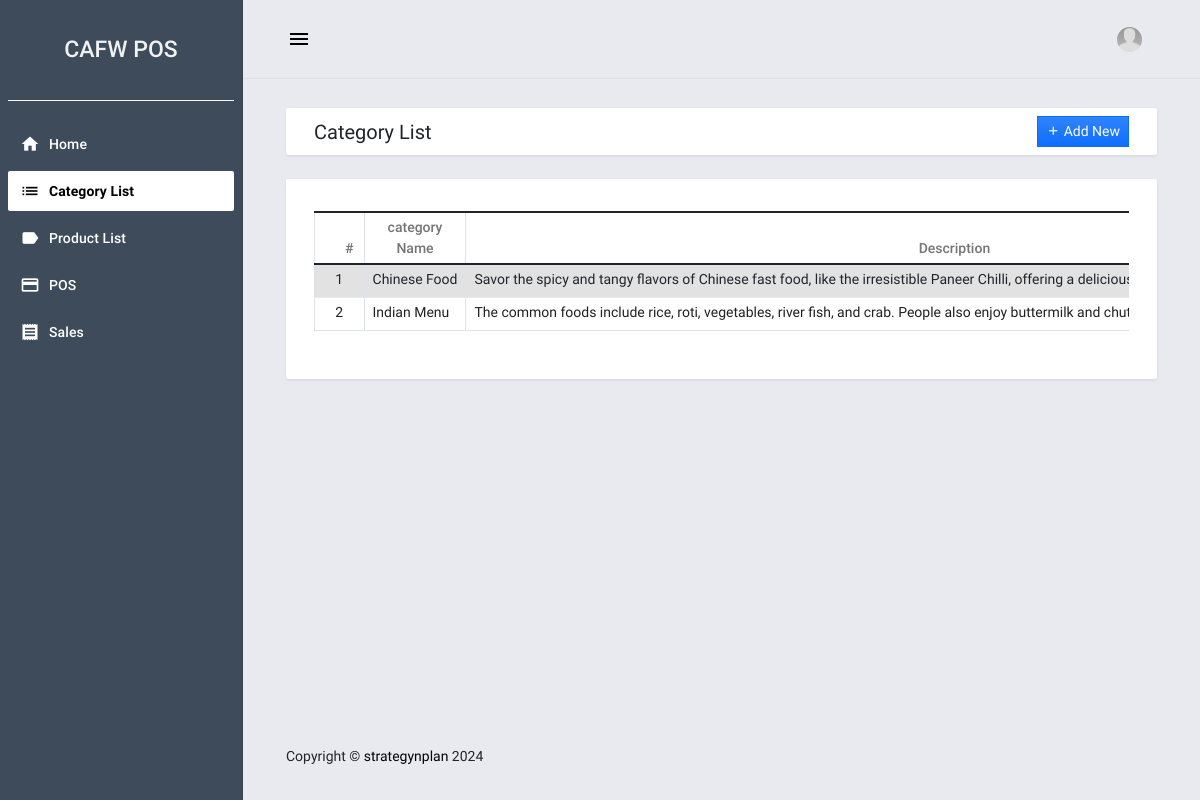
Screenshot of /category (signed in) with the database file from the repository.
### posApp/models.py (models this page shows, shortened)
class Category(models.Model):
    name = models.TextField()
    description = models.TextField()
    status = models.IntegerField(default=1)
    date_added = models.DateTimeField(default=timezone.now)
    date_updated = models.DateTimeField(auto_now=True)

### posApp/views.py (the view)
# urls.py: path('category', views.category, name="category-page"),
@login_required
def category(request):
    category_list = Category.objects.all()
    context = {
        'page_title':'Category List',
        'category':category_list,
    }
    return render(request, 'posApp/category.html',context)

### posApp/templates/posApp/category.html (shortened to what this page needs)
{% extends "posApp/base.html" %} {% block pageContent %}
<div class="mdc-layout-grid__cell stretch-card mdc-layout-grid__cell--span-12">
    <div class="mdc-card py-2">
        <div class="d-flex justify-content-between align-items-center">
            <h4 class="card-title mb-0">Category List</h4>
            <div class="text-start">
                <button class="btn btn-primary bg-gradient btn-sm rounded-0" id="create_new"><i class="mdi mdi-plus"></i><span> Add New</span></button>
            </div>
        </div>
    </div>
</div>
<div class="mdc-layout-grid__cell stretch-card mdc-layout-grid__cell--span-12">
    <div class="mdc-card">
        <div class="table-responsive">
            <table class="table table-striped table-bordered">
                <colgroup>
                    <col width="5%">
                    <col width="30%">
                    <col width="30%">
                    <col width="15%">
                    <col width="20%">
                </colgroup>
                <thead>
                    <tr>
                        <th class="text-center py-1">#</th>
                        <th class="text-center py-1">category Name</th>
                        <th class="text-center py-1">Description</th>
                    </tr>
                </thead>
                <tbody>
                    {% for cat in category %}
                    <tr>
                        <td class="px-2 py-1 text-center">{{ forloop.counter }}</td>
                        <td class="px-2 py-1 text-start">{{ cat.name }}</td>
                        <td class="px-2 py-1 text-start">{{ cat.description }}</td>
                    </tr>
                    {% endfor %}
                </tbody>
            </table>
        </div>
    </div>
</div>
{% endblock pageContent %}

### posApp/templates/posApp/base.html (shortened to what this page needs)
{% load static %}
<!DOCTYPE html>
<html lang="en">
<head>
    <link rel="stylesheet" href="{% static 'posApp/assets/bootstrap/css/bootstrap.min.css' %}">
    <link rel="stylesheet" href="{% static 'posApp/assets/material-admin/vendors/mdi/css/materialdesignicons.min.css' %}">
    <link rel="stylesheet" href="{% static 'posApp/assets/material-admin/vendors/css/vendor.bundle.base.css' %}">
    <link rel="stylesheet" href="{% static 'posApp/assets/material-admin/vendors/flag-icon-css/css/flag-icon.min.css' %}">
    <link rel="stylesheet" href="{% static 'posApp/assets/material-admin/vendors/jvectormap/jquery-jvectormap.css' %}">
    <link rel="stylesheet" href="{% static 'posApp/assets/material-admin/css/demo/style.css' %}">
    <link rel="stylesheet" href="{% static 'posApp/assets/select2/dist/css/select2.min.css' %}">
    <link rel="stylesheet" href="{% static 'posApp/assets/default/css/style.css' %}">
</head>
<body>
    <div class="body-wrapper">
        {% block navigation %} {% include "posApp/navigation.html" %} {% endblock navigation %}
        <div class="main-wrapper mdc-drawer-app-content">
            {% block TopNavigation %} {% include "posApp/TopNavigation.html" %} {% endblock TopNavigation %}
            <div class="page-wrapper mdc-toolbar-fixed-adjust">
                <main class="content-wrapper">
                    <div class="mdc-layout-grid">
                        <div class="mdc-layout-grid__inner">
                            {% block pageContent %} {% endblock pageContent %}
                        </div>
                    </div>
                </main>
                <footer>
                    <div class="mdc-layout-grid">
                        <div class="mdc-layout-grid__inner">
                            <div class="mdc-layout-grid__cell stretch-card mdc-layout-grid__cell--span-6-desktop">
                                <span class="text-center text-sm-left d-block d-sm-inline-block tx-14">Copyright © <a href="https://www.strategynplan.com" target="_blank">strategynplan</a> {% now 'Y' %}</span>
                            </div>
                            <div class="mdc-layout-grid__cell stretch-card mdc-layout-grid__cell--span-6-desktop d-flex justify-content-end">
                            </div>
                        </div>
                    </div>
                </footer>
            </div>
        </div>
    </div>
</body>
</html>

### posApp/templates/posApp/navigation.html
{% load static %}
<aside class="mdc-drawer mdc-drawer--dismissible mdc-drawer--open bg-dark bg-gradient">
    <div class="mdc-drawer__header border-bottom border-light">
        <a href="{% url 'home-page' %}" class="brand-logo">
            <h3 class="text-center text-light">CAFW POS</h3>
        </a>
    </div>
    <div class="mdc-drawer__content">
        <div class="mdc-list-group">
            <nav class="mdc-list mdc-drawer-menu">
                <div class="mdc-list-item mdc-drawer-item">
                    <a class="mdc-drawer-link" href="{% url 'home-page' %}">
                        <i class="material-icons mdc-list-item__start-detail mdc-drawer-item-icon" aria-hidden="true">home</i> Home
                    </a>
                </div>
                <div class="mdc-list-item mdc-drawer-item">
                    <a class="mdc-drawer-link" href="{% url 'category-page' %}">
                        <i class="material-icons mdc-list-item__start-detail mdc-drawer-item-icon" aria-hidden="true">list</i> Category List
                    </a>
                </div>
                <div class="mdc-list-item mdc-drawer-item">
                    <a class="mdc-drawer-link" href="{% url 'product-page' %}">
                        <i class="material-icons mdc-list-item__start-detail mdc-drawer-item-icon" aria-hidden="true">label</i> Product List
                    </a>
                </div>
                <div class="mdc-list-item mdc-drawer-item">
                    <a class="mdc-drawer-link" href="{% url 'pos-page' %}">
                        <i class="material-icons mdc-list-item__start-detail mdc-drawer-item-icon" aria-hidden="true">payment</i> POS
                    </a>
                </div>
                <div class="mdc-list-item mdc-drawer-item">
                    <a class="mdc-drawer-link" href="{% url 'sales-page' %}">
                        <i class="material-icons mdc-list-item__start-detail mdc-drawer-item-icon" aria-hidden="true">receipt</i> Sales
                    </a>
                </div>
            </nav>
        </div>
    </div>
</aside>

### posApp/templates/posApp/topNavigation.html (shortened to what this page needs)
{% load static %}
<header class="mdc-top-app-bar border-bottom shadow">
    <div class="mdc-top-app-bar__row">
        <div class="mdc-top-app-bar__section mdc-top-app-bar__section--align-start">
            <button class="material-icons mdc-top-app-bar__navigation-icon mdc-icon-button sidebar-toggler">menu</button>
        </div>
        <div class="mdc-top-app-bar__section mdc-top-app-bar__section--align-end mdc-top-app-bar__section-right">
            <div class="menu-button-container menu-profile d-none d-md-block">
                <button class="mdc-button mdc-menu-button">
                    <span class="d-flex align-items-center">
                    <span class="figure">
                        <img src="{% static 'posApp/assets/material-admin/images/faces/ava.jpg' %}" alt="user" class="user">
                    </span>
                    </span>
                </button>
            </div>
        </div>
    </div>
</header>

### static/posAPP/assets/default/css/style.css (style rules this page uses)
html, body { height: 100%; width: 100%; }
.body-wrapper .main-wrapper .page-wrapper .content-wrapper { min-height: calc(100vh - 84px - 62px) !important; }
.mdc-drawer { background: unset; }
.mdc-drawer__header, .mdc-drawer__content { margin: .5em !important; }
.mdc-list-item.mdc-drawer-item { margin-left: 0 !important; margin-right: 0 !important; }

### rows the page displays
Category: name "Chinese Food", description "Savor the spicy and tangy flavors of Chinese fast food, like the irresistible Paneer Chilli, offering a…"
Category: name "Indian Menu", description "The common foods include rice, roti, vegetables, river fish, and crab. People also enjoy buttermilk and…"
